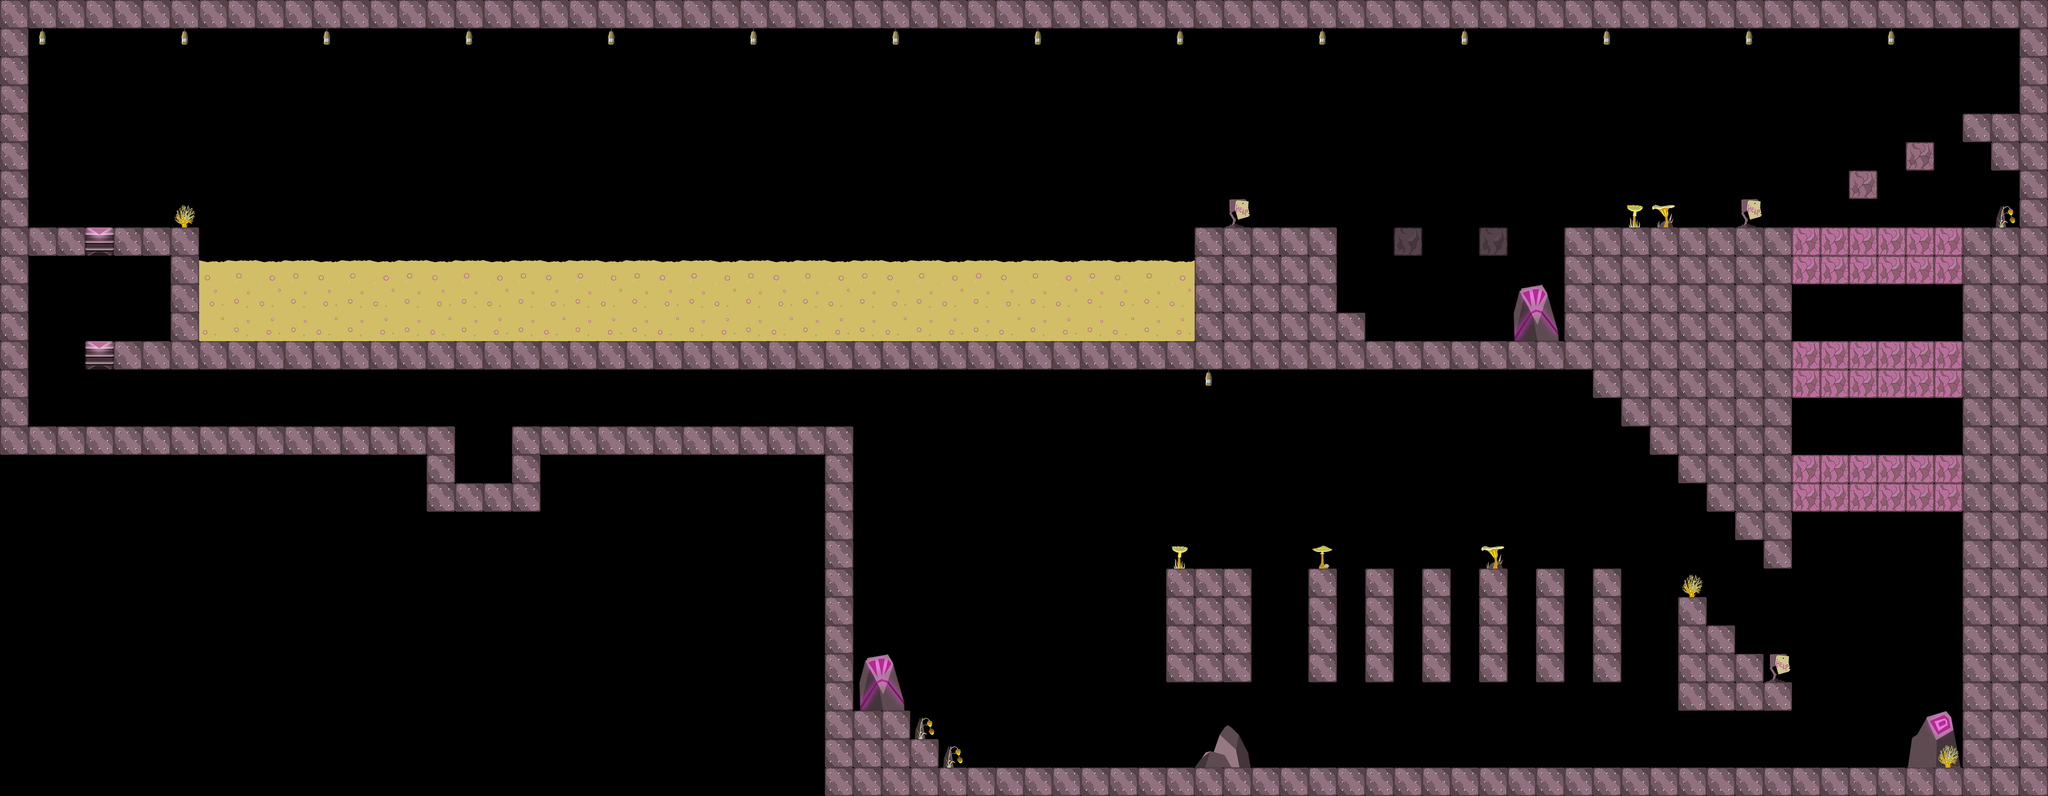

Tiled map render using the project's own tile images. Description and the map definition, with tile-layer contents summarised, below:
An orthogonal 72x28 tile map with 64x64 px tiles, 1 tile layer (Spielebene), 9 tilesets and 31 objects (22x Platform, 4x Miner, 2x LavaFountain, Player, LevelEnd, ...).

<map version="1.0" orientation="orthogonal" renderorder="right-down" width="72" height="28" tilewidth="64" tileheight="64" nextobjectid="52">
 <properties>
  <property name="Background" value="Hintergrund1.png" />
 </properties>
 <tileset firstgid="1" source="tilesets/destructable_block.tsx" />
 <tileset firstgid="7" source="tilesets/zacken.tsx" />
 <tileset firstgid="10" source="tilesets/lava.tsx" />
 <tileset firstgid="18" source="tilesets/deco.tsx" />
 <tileset firstgid="32" source="tilesets/rest.tsx" />
 <tileset firstgid="40" source="tilesets/background_block.tsx" />
 <tileset firstgid="46" source="tilesets/bomb.tsx" />
 <tileset firstgid="48" source="tilesets/deco_gross.tsx" />
 <tileset firstgid="51" source="tilesets/TutorialSchild.tsx" />
 <layer name="Spielebene" width="72" height="28">
  <properties>
   <property name="Parallax" value="1.0" />
  </properties>
  <data>[2016 cells, 620 non-empty, 23 distinct tile ids]</data>
 </layer>
 <objectgroup name="Objektebene">
  <object id="1" name="Player" x="192" y="448" width="64" height="64">
   <properties>
    <property name="Name" value="Player" />
   </properties>
  </object>
  <object id="3" name="LavaFountain" x="1472" y="576" width="128" height="64">
   <properties>
    <property name="Height" value="6.0" />
    <property name="Intervall" value="2.0" />
    <property name="IntervallOffset" value="7.0" />
    <property name="Length" value="2.0" />
    <property name="Name" value="LavaFountain" />
   </properties>
  </object>
  <object id="8" name="LevelEnd" x="192" y="704" width="65" height="64">
   <properties>
    <property name="MinMiner" value="2" />
    <property name="Name" value="LevelEnd" />
   </properties>
  </object>
  <object id="9" name="PlayerSpawn" x="192" y="448" width="63" height="61">
   <properties>
    <property name="Name" value="PlayerSpawn" />
   </properties>
  </object>
  <object id="12" name="Platform" x="1152" y="512" width="64" height="64">
   <properties>
    <property name="Direction" value="left" />
    <property name="Distance" value="10.0" />
    <property name="Hitpoints" value="" />
    <property name="Mode" value="always" />
    <property name="Name" value="Platform" />
    <property name="Speed" value="2.0" />
   </properties>
  </object>
  <object id="17" name="Platform" x="1216" y="512" width="64" height="64">
   <properties>
    <property name="Direction" value="left" />
    <property name="Distance" value="10.0" />
    <property name="Hitpoints" value="" />
    <property name="Mode" value="always" />
    <property name="Name" value="Platform" />
    <property name="Speed" value="2.0" />
   </properties>
  </object>
  <object id="18" name="Platform" x="1280" y="512" width="64" height="64">
   <properties>
    <property name="Direction" value="left" />
    <property name="Distance" value="10.0" />
    <property name="Hitpoints" value="" />
    <property name="Mode" value="always" />
    <property name="Name" value="Platform" />
    <property name="Speed" value="2.0" />
   </properties>
  </object>
  <object id="19" name="Platform" x="1344" y="512" width="64" height="64">
   <properties>
    <property name="Direction" value="left" />
    <property name="Distance" value="10.0" />
    <property name="Hitpoints" value="" />
    <property name="Mode" value="always" />
    <property name="Name" value="Platform" />
    <property name="Speed" value="2.0" />
   </properties>
  </object>
  </objectgroup>
</map>
<!-- 23 of 31 objects omitted -->
